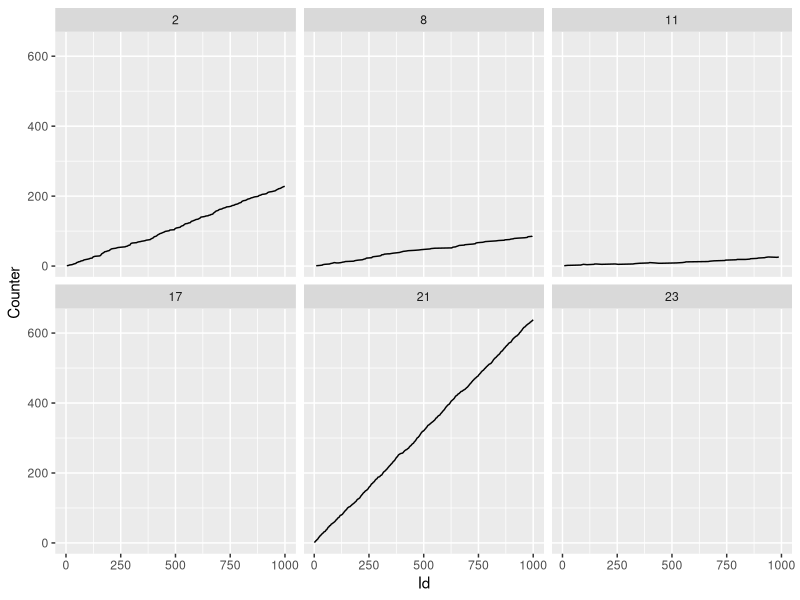
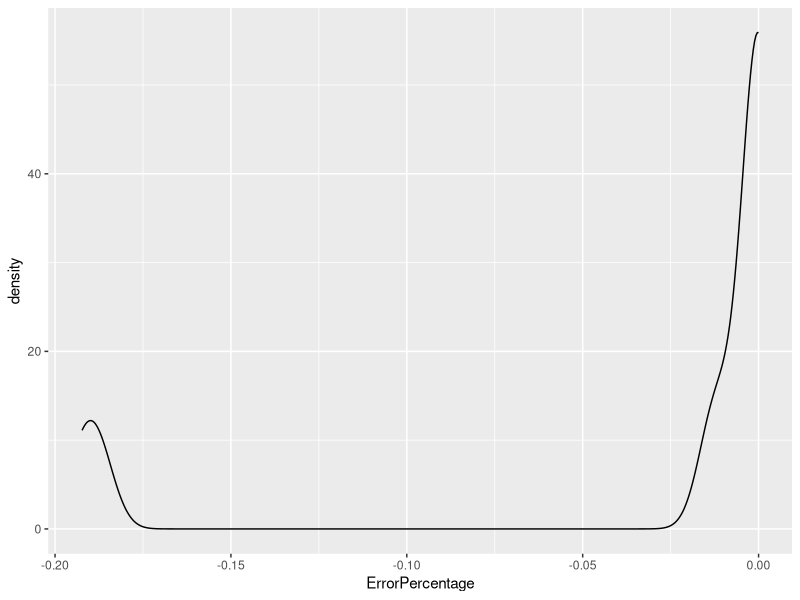

The R source for these figures, in order:
## ---- chunk 1
library(tidyverse)
## ---- chunk 2
register <- function() {
  # A Heavy Keeper Register keeps a value from the stream and a counter
  value <- "☃"
  counter <- 0

  function(val = NA) {
    if (is.na(val)) {
      # If we don't pass a value, read the current info from the register.
      return(tibble(RegisterValue = value, Counter = counter))
    }

    if (counter == 0) {
      # If the counter is currently zero, set the value to the passed in
      # value and increment the counter.
      value <<- val
      counter <<- 1
    } else if (val == value) {
      # (N.B. counter != 0)
      # If the val passed in is the value in the register, increment
      # the counter.
      counter <<- counter + 1
    } else if (runif(1) < 1.08^-counter) {
      # (N.B. counter != 0)
      # (N.B. val != value)
      # Pick a number between 0 and 1.
      # If the number is less than 1 / 1.08^counter...decrement the count.
      counter <<- counter - 1
    }
    return(tibble(RegisterValue = value, Counter = counter))
  }
}

# Trial
# New Registers
# New Stream

nr <- 30

get_sample <- \() tibble(Id = 1:1000,
                         Value = sample(1:100,
                                        1000,
                                        replace = TRUE,
                                        prob = exp(1:100))) %>%
                  mutate(RegisterId = (digest::digest2int(as.character(Value)) %% nr) + 1)

get_registers <- \() tibble(RegisterId = 1:nr) %>%
  mutate(Register = map(RegisterId, \(x) register()))

count_sample <- \(sample, registers) sample %>%
  inner_join(registers) %>%
  mutate(output = map2(Value, Register, \(x,y) y(x))) %>%
  unnest(output) %>%
  inner_join(sample %>% count(Value, name = "TrueCount"), by = c("RegisterValue" = "Value"))

le_results <- tibble(Trial = 1:2) %>%
  mutate(Sample = map(Trial, \(x) get_sample())) %>%
  mutate(Registers = map(Trial, \(x) get_registers())) %>%
  mutate(Results = map2(Sample, Registers, count_sample)) %>%
  unnest(Results)
## ---- chunk 3
le_results %>%
  select(Trial, Id, Value, RegisterId, RegisterValue, Counter) %>%
  filter(Trial == 2) %>%
  ggplot(aes(Id, Counter)) +
  geom_line() + 
  facet_wrap(~ RegisterId) 
## ---- chunk 4
le_results %>%
  arrange(desc(Trial), desc(Id)) %>%
  distinct(Trial, RegisterId, .keep_all = TRUE) %>%
  select(Trial, RegisterId, RegisterValue, Counter, TrueCount) %>%
  mutate(ErrorPercentage = (Counter - TrueCount) / TrueCount) %>%
  ggplot(aes(ErrorPercentage)) +
  geom_density() 
